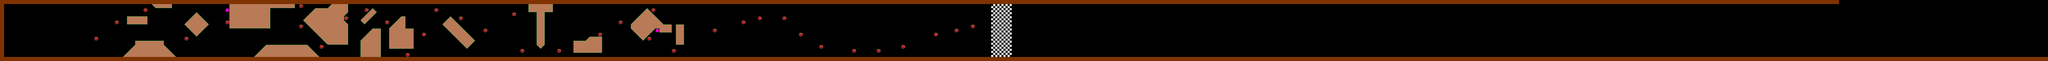

A level layout from a 2D game, rendered from its tile map. Below: a short description, then the map file with tile-grid data replaced by summaries:
An orthogonal 500x15 tile map with 32x32 px tiles, 1 tile layer (Tile Layer 1).

<map version="1.0" orientation="orthogonal" width="500" height="15" tilewidth="32" tileheight="32">
 <tileset firstgid="1" name="tileset_1" tilewidth="32" tileheight="32" spacing="1" margin="1">
  <image source="tileset_1.png" width="1024" height="1024" />
  <tile id="0">
   <properties>
    <property name="col_id" value="5" />
   </properties>
  </tile>
  <tile id="1">
   <properties>
    <property name="col_id" value="5" />
   </properties>
  </tile>
  <tile id="2">
   <properties>
    <property name="col_id" value="5" />
   </properties>
  </tile>
  <tile id="3">
   <properties>
    <property name="col_id" value="5" />
   </properties>
  </tile>
  <tile id="4">
   <properties>
    <property name="col_id" value="5" />
   </properties>
  </tile>
  <tile id="5">
   <properties>
    <property name="col_id" value="5" />
   </properties>
  </tile>
  <tile id="6">
   <properties>
    <property name="col_id" value="5" />
   </properties>
  </tile>
  <tile id="31">
   <properties>
    <property name="col_id" value="1" />
   </properties>
  </tile>
  <tile id="32">
   <properties>
    <property name="col_id" value="2" />
   </properties>
  </tile>
  <tile id="33">
   <properties>
    <property name="col_id" value="5" />
   </properties>
  </tile>
  <tile id="34">
   <properties>
    <property name="col_id" value="5" />
   </properties>
  </tile>
  <tile id="35">
   <properties>
    <property name="col_id" value="5" />
   </properties>
  </tile>
  <tile id="36">
   <properties>
    <property name="col_id" value="5" />
   </properties>
  </tile>
  <tile id="62">
   <properties>
    <property name="col_id" value="3" />
   </properties>
  </tile>
  <tile id="63">
   <properties>
    <property name="col_id" value="4" />
   </properties>
  </tile>
  <tile id="64">
   <properties>
    <property name="col_id" value="5" />
   </properties>
  </tile>
  <tile id="65">
   <properties>
    <property name="col_id" value="5" />
   </properties>
  </tile>
  <tile id="66">
   <properties>
    <property name="col_id" value="5" />
   </properties>
  </tile>
  <tile id="67">
   <properties>
    <property name="col_id" value="5" />
   </properties>
  </tile>
  <tile id="94">
   <properties>
    <property name="score" value="" />
   </properties>
  </tile>
  <tile id="95">
   <properties>
    <property name="goal" value="" />
   </properties>
  </tile>
  <tile id="124">
   <properties>
    <property name="bonus" value="2" />
   </properties>
  </tile>
 </tileset>
 <layer name="Tile Layer 1" width="500" height="15">
  <data>[7500 cells, 1560 non-empty, 23 distinct tile ids]</data>
 </layer>
</map>